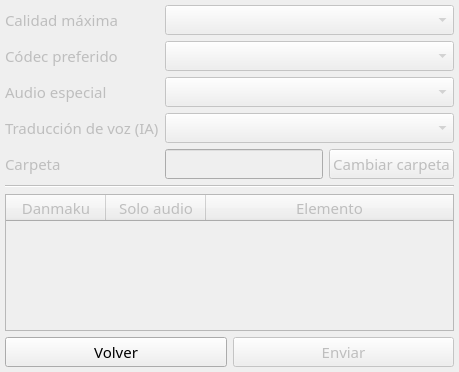
<?xml version="1.0" encoding="UTF-8"?>
<ui version="4.0">
 <class>ConfigWidget</class>
 <widget class="QWidget" name="ConfigWidget">
  <property name="geometry">
   <rect>
    <x>0</x>
    <y>0</y>
    <width>459</width>
    <height>372</height>
   </rect>
  </property>
  <property name="font">
   <font>
    <family>HarmonyOS Sans SC</family>
    <pointsize>11</pointsize>
   </font>
  </property>
  <property name="windowTitle">
   <string>Form</string>
  </property>
  <layout class="QVBoxLayout" name="verticalLayout_2">
   <property name="leftMargin">
    <number>5</number>
   </property>
   <property name="topMargin">
    <number>5</number>
   </property>
   <property name="rightMargin">
    <number>5</number>
   </property>
   <property name="bottomMargin">
    <number>5</number>
   </property>
   <item>
    <widget class="QWidget" name="widget" native="true">
     <property name="enabled">
      <bool>false</bool>
     </property>
     <layout class="QVBoxLayout" name="verticalLayout">
      <property name="leftMargin">
       <number>0</number>
      </property>
      <property name="topMargin">
       <number>0</number>
      </property>
      <property name="rightMargin">
       <number>0</number>
      </property>
      <property name="bottomMargin">
       <number>0</number>
      </property>
      <item>
       <layout class="QGridLayout" name="gridLayout">
        <item row="2" column="0">
         <widget class="QLabel" name="label_audio">
          <property name="enabled">
           <bool>false</bool>
          </property>
          <property name="text">
           <string>Audio especial</string>
          </property>
         </widget>
        </item>
        <item row="2" column="1">
         <widget class="QComboBox" name="combo_audio">
          <property name="enabled">
           <bool>false</bool>
          </property>
         </widget>
        </item>
        <item row="1" column="0">
         <widget class="QLabel" name="label_2">
          <property name="text">
           <string>Códec preferido</string>
          </property>
         </widget>
        </item>
        <item row="4" column="0">
         <widget class="QLabel" name="label_3">
          <property name="text">
           <string>Carpeta</string>
          </property>
         </widget>
        </item>
        <item row="4" column="1">
         <layout class="QHBoxLayout" name="horizontalLayout">
          <item>
           <widget class="QLineEdit" name="line_path">
            <property name="styleSheet">
             <string notr="true">font: 11pt &quot;HarmonyOS Sans SC&quot;;</string>
            </property>
           </widget>
          </item>
          <item>
           <widget class="QPushButton" name="button_path">
            <property name="text">
             <string>Cambiar carpeta</string>
            </property>
           </widget>
          </item>
         </layout>
        </item>
        <item row="1" column="1">
         <widget class="QComboBox" name="combo_codec">
          <property name="sizePolicy">
           <sizepolicy hsizetype="Expanding" vsizetype="Fixed">
            <horstretch>0</horstretch>
            <verstretch>0</verstretch>
           </sizepolicy>
          </property>
         </widget>
        </item>
        <item row="0" column="1">
         <widget class="QComboBox" name="combo_quality">
          <property name="sizePolicy">
           <sizepolicy hsizetype="Expanding" vsizetype="Fixed">
            <horstretch>0</horstretch>
            <verstretch>0</verstretch>
           </sizepolicy>
          </property>
         </widget>
        </item>
        <item row="0" column="0">
         <widget class="QLabel" name="label">
          <property name="text">
           <string>Calidad máxima</string>
          </property>
         </widget>
        </item>
        <item row="3" column="0">
         <widget class="QLabel" name="label_ai_language">
          <property name="enabled">
           <bool>false</bool>
          </property>
          <property name="text">
           <string>Traducción de voz (IA)</string>
          </property>
         </widget>
        </item>
        <item row="3" column="1">
         <widget class="QComboBox" name="combo_ai_language">
          <property name="enabled">
           <bool>false</bool>
          </property>
         </widget>
        </item>
       </layout>
      </item>
      <item>
       <widget class="Line" name="line">
        <property name="orientation">
         <enum>Qt::Horizontal</enum>
        </property>
       </widget>
      </item>
      <item>
       <widget class="QTableWidget" name="table_downloads">
        <property name="editTriggers">
         <set>QAbstractItemView::NoEditTriggers</set>
        </property>
        <property name="selectionMode">
         <enum>QAbstractItemView::NoSelection</enum>
        </property>
        <property name="selectionBehavior">
         <enum>QAbstractItemView::SelectRows</enum>
        </property>
        <attribute name="horizontalHeaderDefaultSectionSize">
         <number>100</number>
        </attribute>
        <attribute name="horizontalHeaderStretchLastSection">
         <bool>true</bool>
        </attribute>
        <column>
         <property name="text">
          <string>Danmaku</string>
         </property>
        </column>
        <column>
         <property name="text">
          <string>Solo audio</string>
         </property>
        </column>
        <column>
         <property name="text">
          <string>Elemento</string>
         </property>
        </column>
       </widget>
      </item>
     </layout>
    </widget>
   </item>
   <item>
    <layout class="QHBoxLayout" name="horizontalLayout_2">
     <item>
      <widget class="QPushButton" name="button_back">
       <property name="text">
        <string>Volver</string>
       </property>
      </widget>
     </item>
     <item>
      <widget class="QPushButton" name="button_submit">
       <property name="enabled">
        <bool>false</bool>
       </property>
       <property name="text">
        <string>Enviar</string>
       </property>
      </widget>
     </item>
    </layout>
   </item>
  </layout>
 </widget>
 <resources/>
 <connections/>
</ui>
